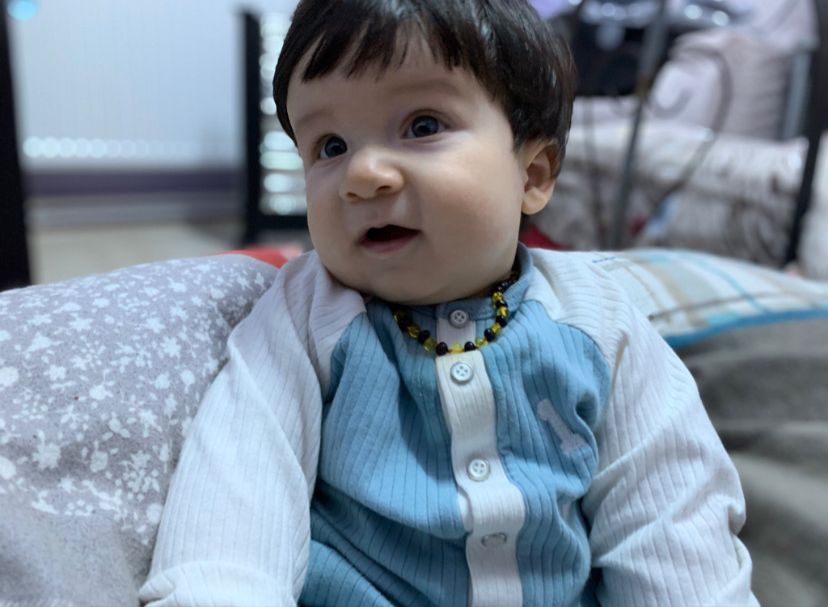
#> input picture Src/Guzum.jpg, 828 x 607 px, found by its file name
$ python Resim_donusum_duzeyi.py
#> lines starting #> are read from the running program, lines starting #| are printed output that depends on the picture
import cv2
import numpy as np

img=cv2.imread("C:\\OpenCV\\OpenCv_Uygulamar_1\\Src\\Guzum.jpg",0)
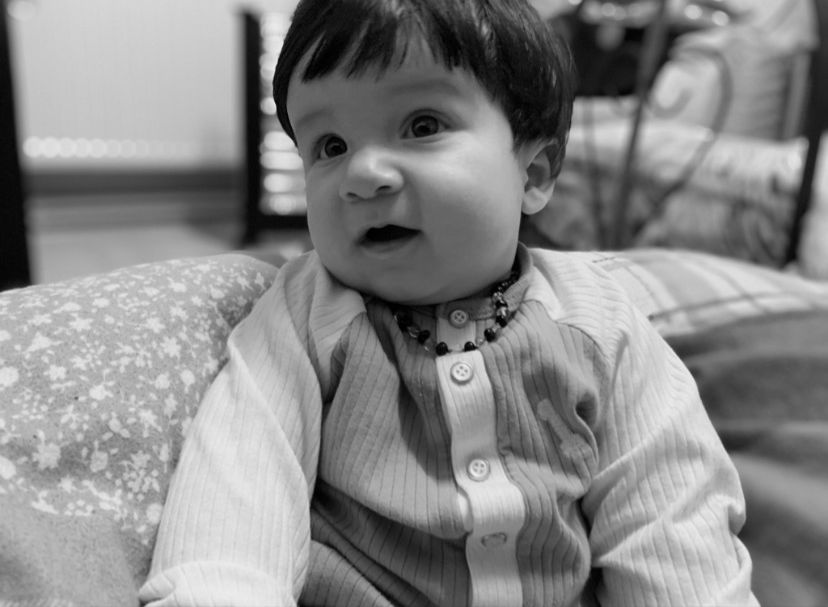
#> img: shape (607, 828); min 0, max 241, mean 135.6
row,col=img.shape
#> row = 607; col = 828
#satır #sütun

M = np.float32([[1,0,150],[0,1,150]])#float 32 ?

dst=cv2.warpAffine(img,M,(row,col))
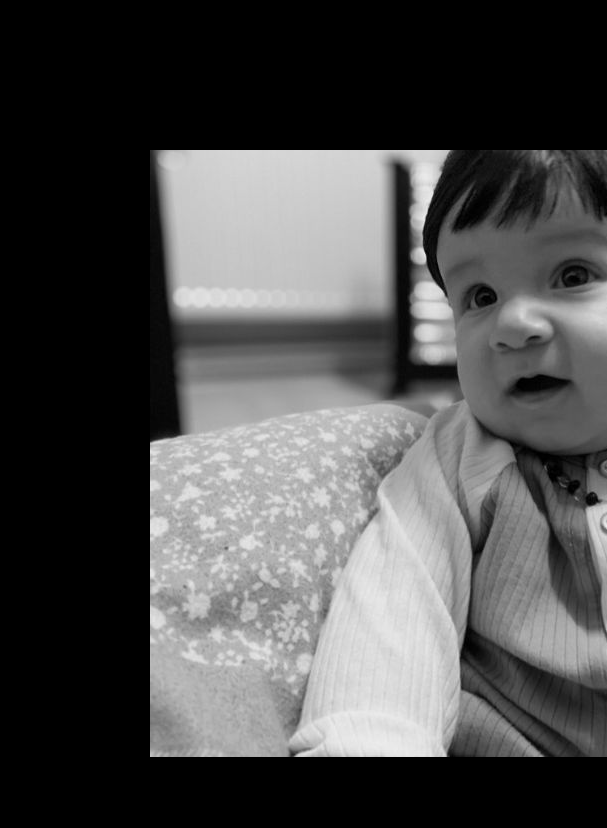
#> dst: shape (828, 607); min 0, max 237, mean 77.4
cv2.imshow("image",img)
cv2.imshow("dst",dst)
cv2.waitKey(0)
cv2.destroyAllWindows()

$ run again, with Src/Kizlarim.jpg copied over Src/Guzum.jpg
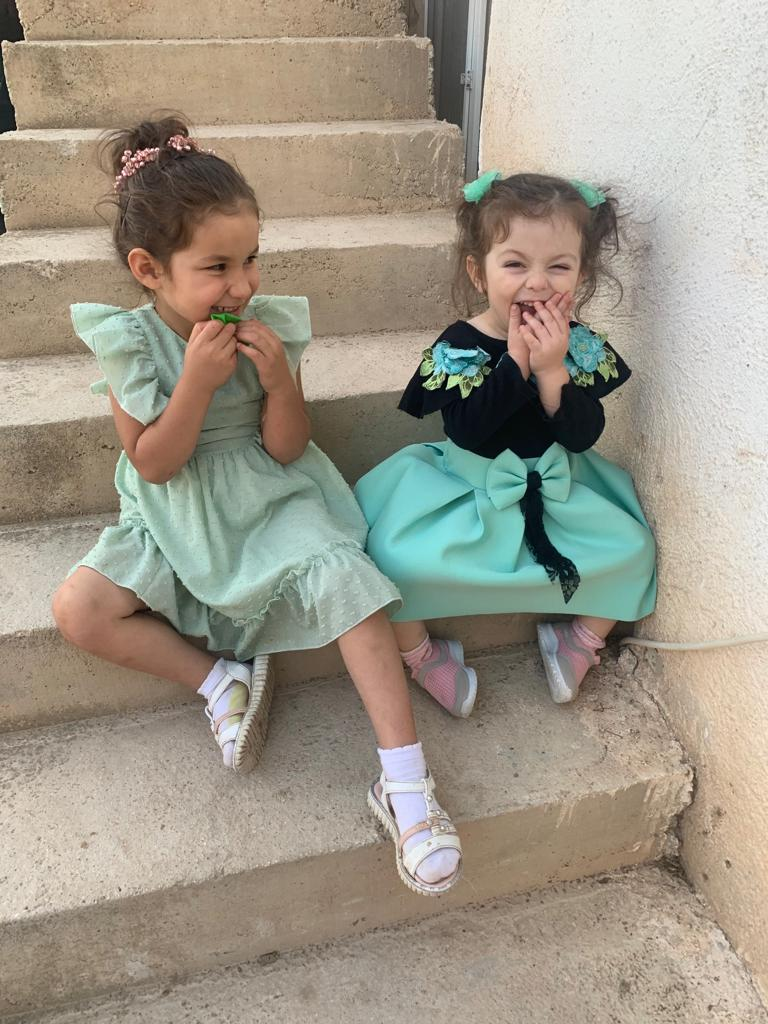
#> input picture Src/Kizlarim.jpg, 768 x 1024 px, found by its file name
#> `img=cv2.imread("C:\\OpenCV\\OpenCv_Uygulamar_1\\Src\\Guzum.jpg",0)`:
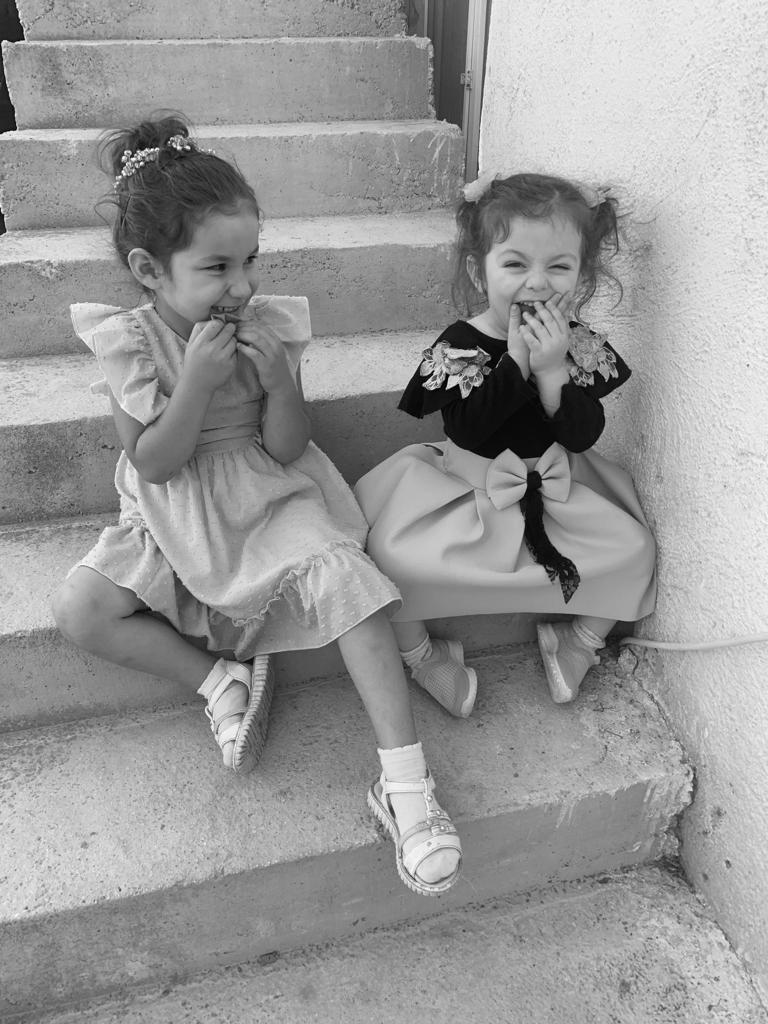
#> img: shape (1024, 768); min 0, max 255, mean 152.2
#> `dst=cv2.warpAffine(img,M,(row,col))`:
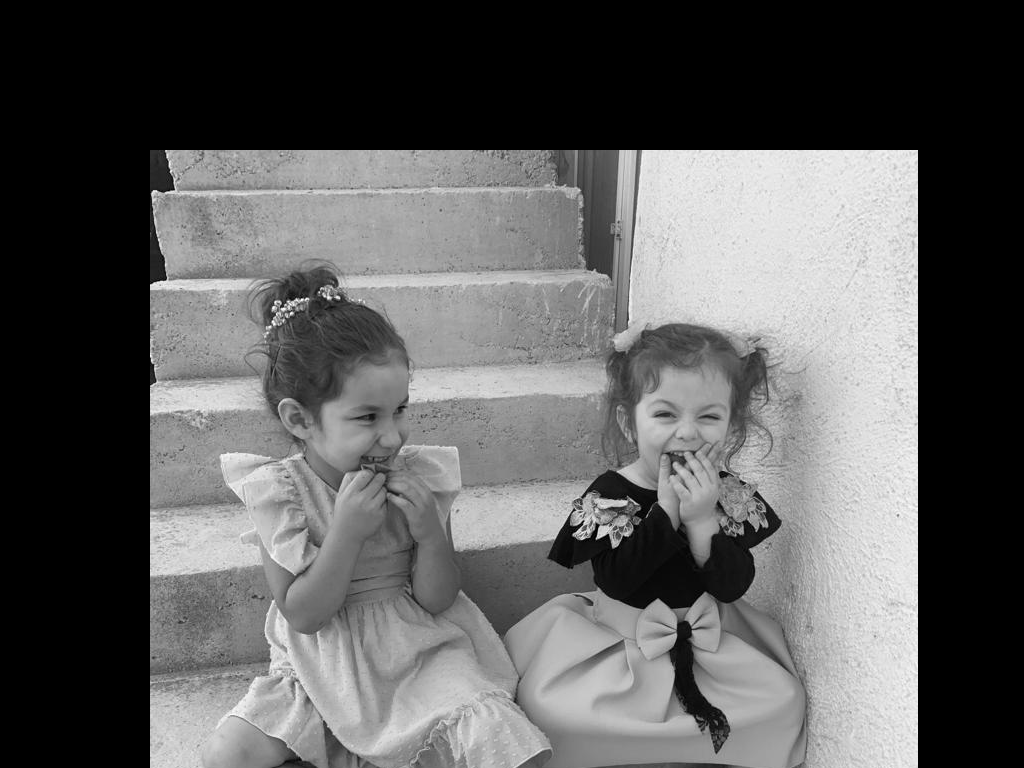
#> dst: shape (768, 1024); min 0, max 255, mean 93.4

$ run again, with Src/bilateral.jpg copied over Src/Guzum.jpg
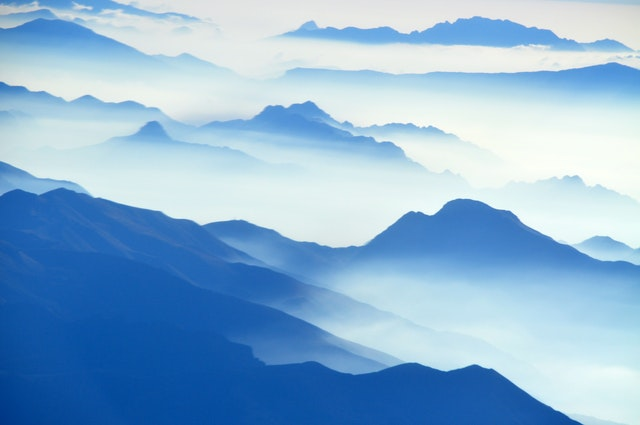
#> input picture Src/bilateral.jpg, 640 x 425 px, found by its file name
#> `img=cv2.imread("C:\\OpenCV\\OpenCv_Uygulamar_1\\Src\\Guzum.jpg",0)`:
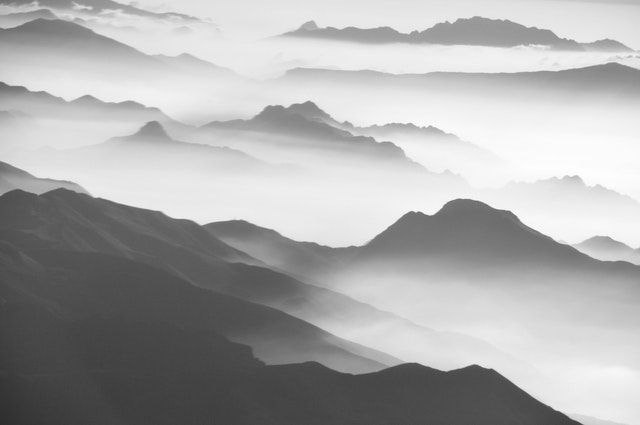
#> img: shape (425, 640); min 45, max 255, mean 171.3
#> `dst=cv2.warpAffine(img,M,(row,col))`:
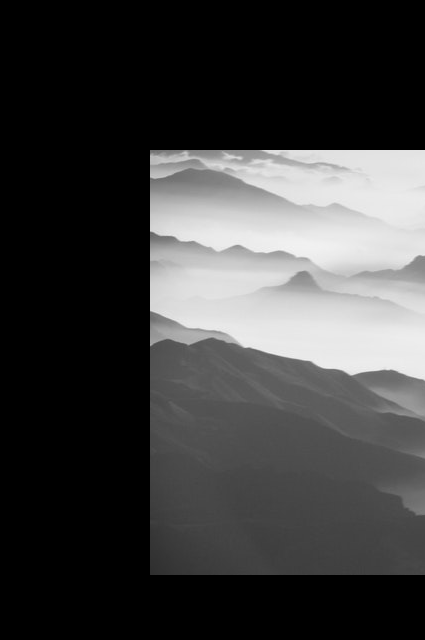
#> dst: shape (640, 425); min 0, max 244, mean 61.4
